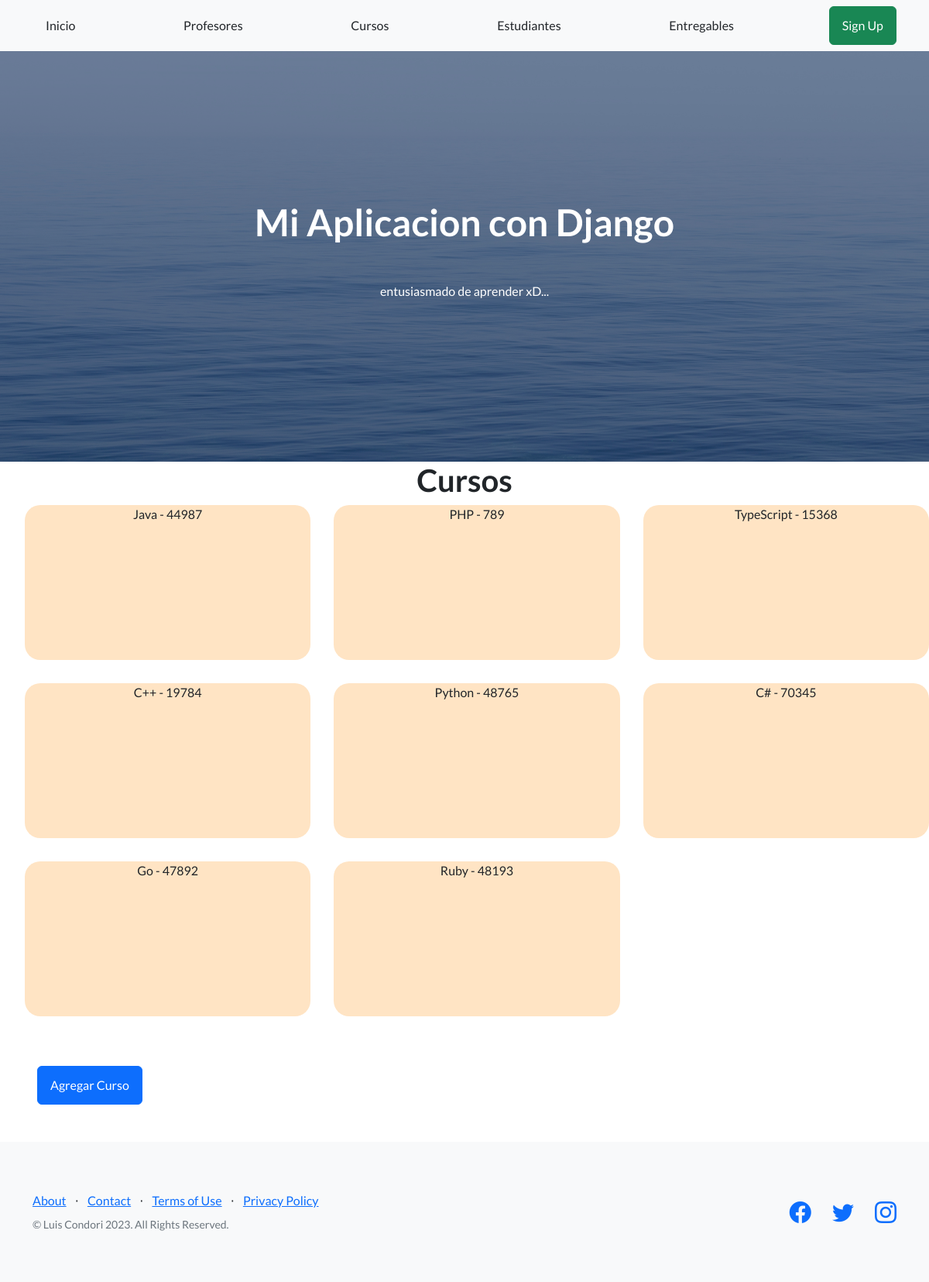
Screenshot of /myApp/cursos/ with the database file from the repository.
### myApp/models.py (models this page shows, shortened)
class Curso(models.Model):
  nombre = models.CharField(max_length=40)
  camada = models.IntegerField()

### myApp/views.py (the view)
# urls.py: path("cursos/", views.cursos, name="Cursos"),
def cursos(request):
  cursos = Curso.objects.all()
  plantilla = loader.get_template("myApp/cursos.html")
  context = {"cursos": cursos}
  document = plantilla.render(context)
  return render(request, "myApp/cursos.html", {"cursos": cursos})

### templates/myApp/cursos.html (shortened to what this page needs)
{% extends "myApp/index.html" %}
{% load static %}
{% block contenidocambio %}
<body>
  <h1 style="text-align: center">Cursos</h1>
  <ul class="list-cursos">
  {% for curso in cursos %}
    <li class="curso-item">{{curso.nombre}} <span>  -  </span> {{curso.camada}}</li>
  {% endfor %}
  </ul>
  <a class="btn btn-primary m-5" href="{% url 'cursosForm' %}">Agregar Curso</a>
</body>
{% endblock %}

### templates/myApp/index.html (shortened to what this page needs)
<!DOCTYPE html>
<html lang="en">
    <head>
      {% load static %}
        <link href="https://cdn.jsdelivr.net/npm/bootstrap-icons@1.5.0/font/bootstrap-icons.css" rel="stylesheet" type="text/css" />
        <link href="{% static 'myApp/css/styles.css' %}" rel="stylesheet" />
    </head>
    <body>
        <nav class="navbar navbar-light bg-light static-top">
            <div class="container">
                <a class="btn" href="{% url 'Inicio' %}">Inicio</a>
                <a class="btn" href="{% url 'Profesores' %}">Profesores</a>
                <a class="btn" href="{% url 'Cursos' %}">Cursos</a>
                <a class="btn" href="{% url 'Estudiantes' %}">Estudiantes</a>
                <a class="btn" href="{% url 'Entregables' %}">Entregables</a>
                <a class="btn btn-success" href="#signup">Sign Up</a
            </div>
        </nav>
        <header class="masthead">
            <div class="container position-relative">
                <div class="row justify-content-center">
                    <div class="col-xl-6">
                        <div class="text-center text-white">
                            <h1 class="mb-5">Mi Aplicacion con Django</h1>
                            <p>entusiasmado de aprender xD...</p>
                        </div>
                    </div>
                </div>
            </div>
        </header>
        {% block contenidocambio %}
        {% endblock %}
        <footer class="footer bg-light">
            <div class="container">
                <div class="row">
                    <div class="col-lg-6 h-100 text-center text-lg-start my-auto">
                        <ul class="list-inline mb-2">
                            <li class="list-inline-item"><a href="#!">About</a></li>
                            <li class="list-inline-item">⋅</li>
                            <li class="list-inline-item"><a href="#!">Contact</a></li>
                            <li class="list-inline-item">⋅</li>
                            <li class="list-inline-item"><a href="#!">Terms of Use</a></li>
                            <li class="list-inline-item">⋅</li>
                            <li class="list-inline-item"><a href="#!">Privacy Policy</a></li>
                        </ul>
                        <p class="text-muted small mb-4 mb-lg-0">&copy; Luis Condori 2023. All Rights Reserved.</p>
                    </div>
                    <div class="col-lg-6 h-100 text-center text-lg-end my-auto">
                        <ul class="list-inline mb-0">
                            <li class="list-inline-item me-4">
                                <a href="#!"><i class="bi-facebook fs-3"></i></a>
                            </li>
                            <li class="list-inline-item me-4">
                                <a href="#!"><i class="bi-twitter fs-3"></i></a>
                            </li>
                            <li class="list-inline-item">
                                <a href="#!"><i class="bi-instagram fs-3"></i></a>
                            </li>
                        </ul>
                    </div>
                </div>
            </div>
        </footer>
    </body>
</html>

### templates/myApp/cursos.html (style rules this page uses)
ul,li { list-style: none; }
.list-cursos { display: grid; grid-template-columns: repeat(3, 1fr); grid-gap: 30px; }
.curso-item { height: 200px; width: 100%; background-color: bisque; text-align: center; border-radius: 20px; }

### rows the page displays
Curso: nombre "Java", camada "44987"
Curso: nombre "PHP", camada "789"
Curso: nombre "TypeScript", camada "15368"
Curso: nombre "C++", camada "19784"
Curso: nombre "Python", camada "48765"
Curso: nombre "C#", camada "70345"
Curso: nombre "Go", camada "47892"
Curso: nombre "Ruby", camada "48193"
